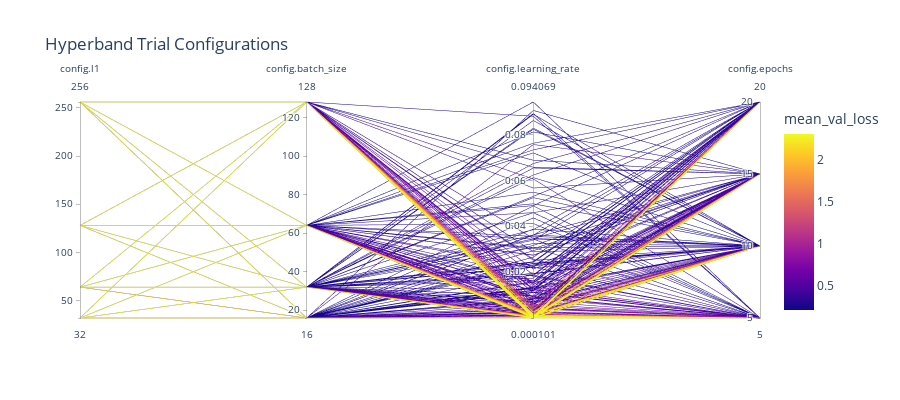

Notebook code cell kept with this figure:
### Markdown cell above
<div style="display: flex; justify-content: space-between; align-items: center; width: 100%;">
    <span style="color: #ff6900; font-size: 35px; font-weight: bold;">Hyperparameter Interdependencies</span>
    <span style="text-align: right; font-size: 12px;">Lena Hammerer | Luisa Ibele | Hanna Steinwender</span>
</div>
<p style="color: #ff6900; font-weight: bold; font-size: 25px;">Overview Tested Configurations</p>

- **Hyperband** is biased due to early termination of unpromising trials. Trials starting out with high loss cannot reach their full potential as they are not trained for all the epochs.

### Code cell
fig = px.parallel_coordinates(df_flat_e6_log, color="mean_val_loss",
                              title='Hyperband Trial Configurations',
                              dimensions=['config.l1', 'config.batch_size', 'config.learning_rate',
                                          'config.epochs'], width=900, height=400)
fig.show()

### Figure 1 — Plotly figure (JSON) as saved in the notebook; plotly's stock layout.template omitted (floating-point values rounded to 4 significant figures; data arrays with more than 128 entries replaced by an {"elided": "..."} marker saying what was removed)
{"data": [{"dimensions": [{"label": "config.l1", "values": {"elided": "311 int values"}}, {"label": "config.batch_size", "values": {"elided": "311 int values"}}, {"label": "config.learning_rate", "values": {"elided": "311 float values"}}, {"label": "config.epochs", "values": {"elided": "311 int values"}}], "domain": {"x": [0, 1], "y": [0, 1]}, "line": {"color": {"elided": "311 float values"}, "coloraxis": "coloraxis"}, "name": "", "type": "parcoords"}], "layout": {"coloraxis": {"colorbar": {"title": {"text": "mean_val_loss"}}, "colorscale": [[0, "#0d0887"], [0.1111, "#46039f"], [0.2222, "#7201a8"], [0.3333, "#9c179e"], [0.4444, "#bd3786"], [0.5556, "#d8576b"], [0.6667, "#ed7953"], [0.7778, "#fb9f3a"], [0.8889, "#fdca26"], [1, "#f0f921"]]}, "height": 400, "legend": {"tracegroupgap": 0}, "title": {"text": "Hyperband Trial Configurations"}, "width": 900}}
